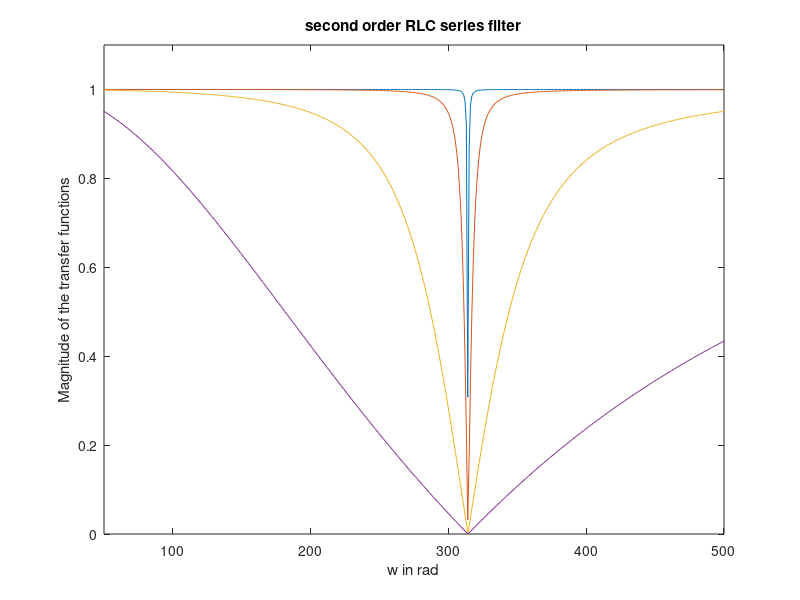

Write the MATLAB code that produced this figure. (Note: this script raises an error after producing the figure.)
clf
R=[10 100 1000 6364.9]
L=10.1321;
C=0.000001;;
w=0:1:200*pi;
for i=1:4
T1=(-w.^2+1/(L*C))./(-w.^2+j*w*(R(i)/L)+1/(L*C));
Mag_T1=abs(T1);
plot(w,Mag_T1);
hold on
end
title('second order RLC series filter')
xlabel('w in rad');
ylabel('Magnitude of the transfer functions');
axis([50 500 0 1.1])
gtext('R=10');gtext('R=100');
gtext('R=1000');gtext('R=7816.4');
